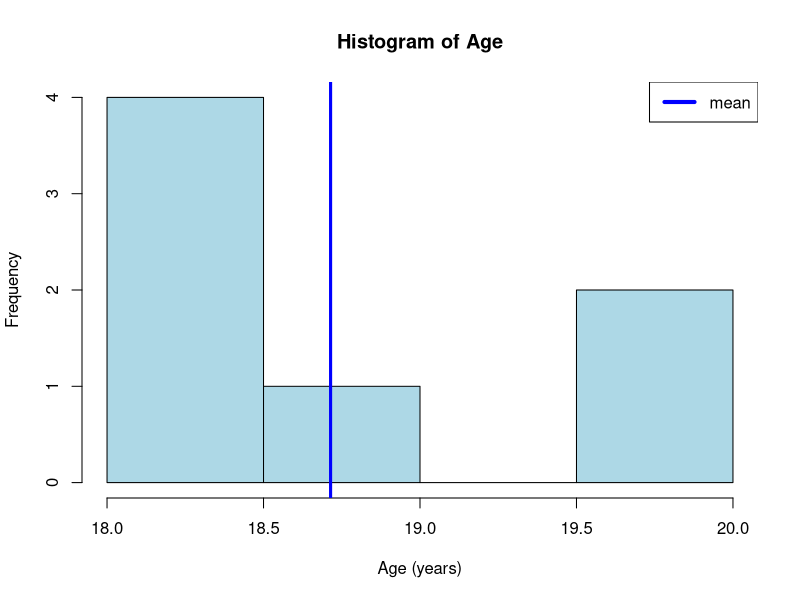
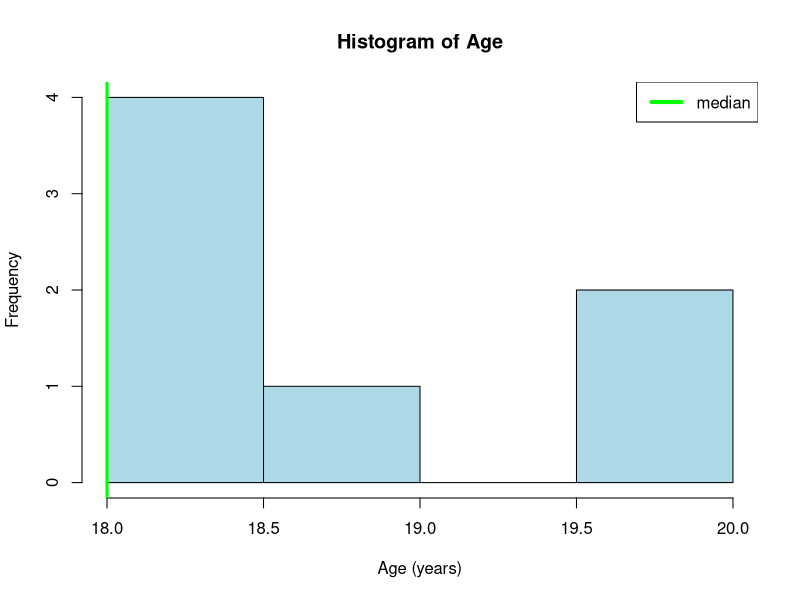
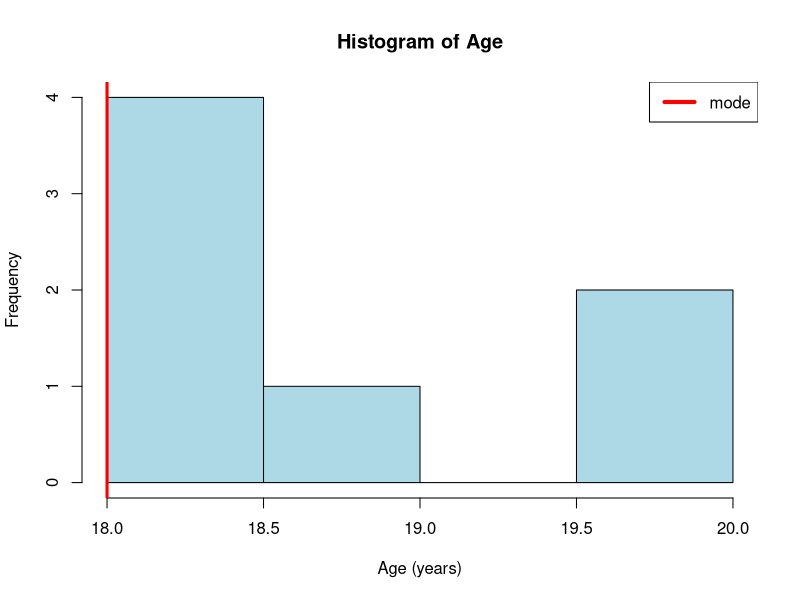
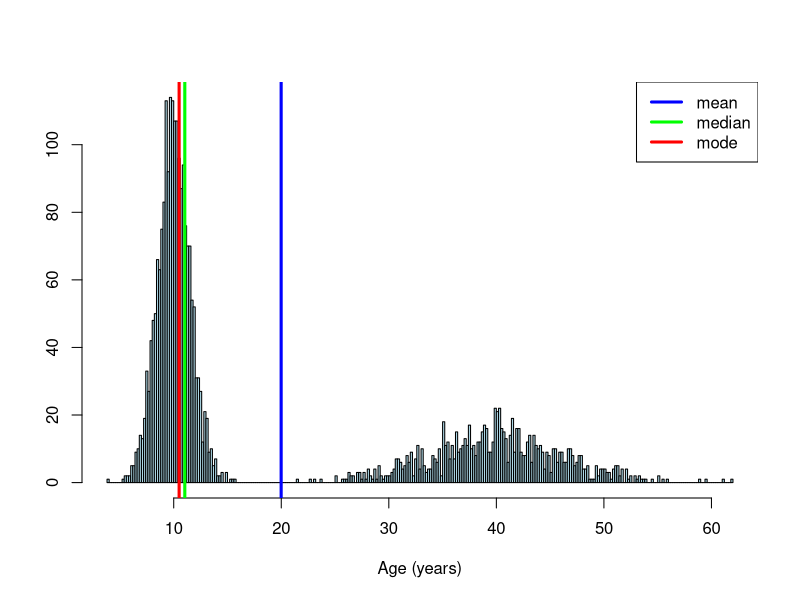
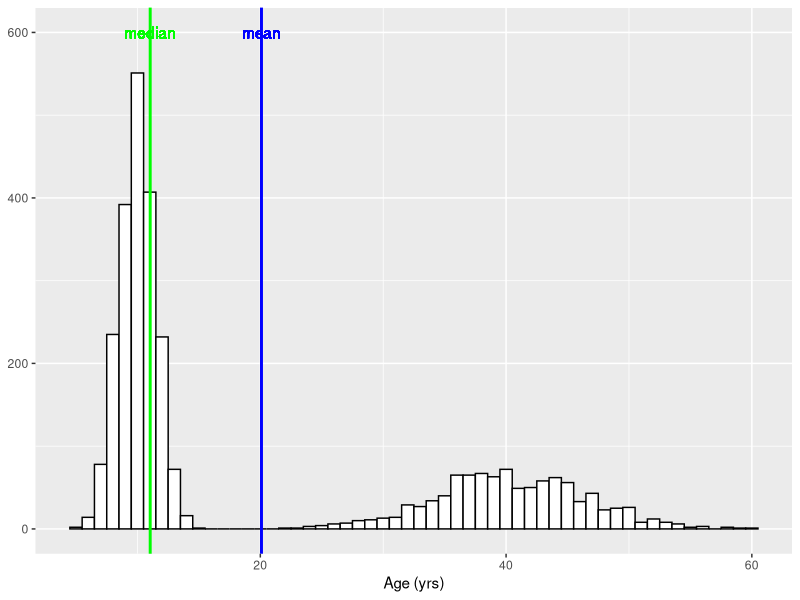
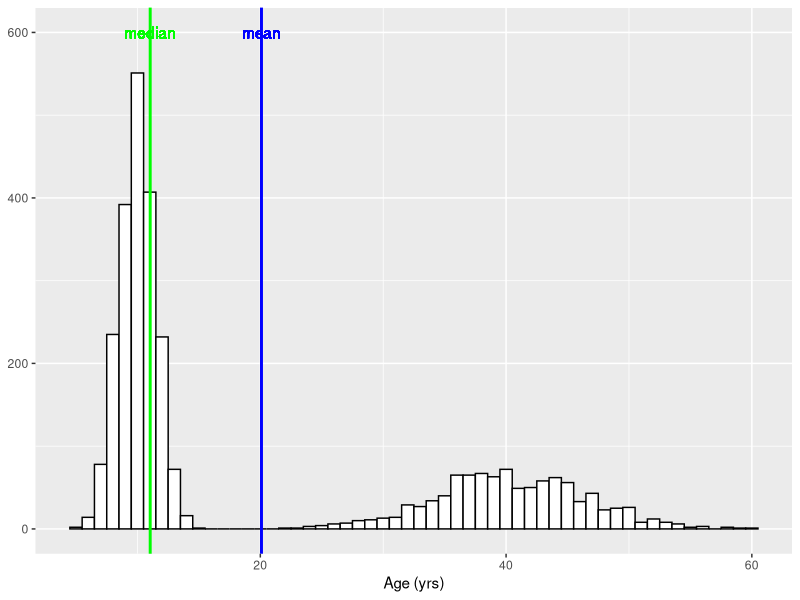

Write the R code that produced these figures, in order.
## ---- chunk 1
knitr::opts_chunk$set(echo = TRUE)
## ---- chunk 2
Age=c(20, 18,19, 18,18,18,20) # List of 7 numbers
## Cacluate the mean in the long form
(20+18+19+18+18+18+19+20)/7
## Cacluate the mean using the function mean
mean(Age) # The mean of the list

## ---- chunk 3
hist(Age,col="lightblue",xlab="Age (years)") # Histogram of the 7 numbers
abline(v=mean(Age),col="blue",lwd=3)# line indicating the mean
legend("topright",c("mean"),lwd=4,col=c("blue"))


## ---- chunk 4
Age=c(20,18,19, 18,56, 18,18,20) # List of 8 ages
## Cacluate the mean using the function mean
mean(Age) # The mean of the list

## ---- chunk 5
Age=c(20,18,19,18,18,18,20) # List of 7 numbers

median(Age)

## ---- chunk 6
hist(Age,col="lightblue",xlab="Age (years)") # Histogram of the 7 numbers
abline(v=median(Age),col="green",lwd=3)# line indicating the median
legend("topright",c("median"),lwd=4,col=c("green"))

## ---- chunk 7
Age=c(20,18,19,18,18,18,20) # List of 7 numbers
# Function to calculate mode
Mode <- function(x) {
  ux <- unique(x)
  ux[which.max(tabulate(match(x, ux)))]
}
Mode(Age)

## ---- chunk 8
hist(Age,col="lightblue",xlab="Age (years)") # Histogram of the 7 numbers
abline(v=Mode(Age),col="red",lwd=3)# line indicating the mode
legend("topright",c("mode"),lwd=4,col=c("red"))

## ---- chunk 9
#png("First_Moment.png", width = 4, height = 3, units = 'in', res = 200)
Age<-c(rnorm(2000,10,1.5),rnorm(1000,40,6))

hist(Age,col="lightblue",xlab="Age (years)",ylab=NULL,main=NULL,breaks=300,cex=0.5) # Histogram of the 7 numbers
abline(v=mean(Age),col="blue",lwd=3)# line indicating the mean
abline(v=median(Age),col="green",lwd=3)# line indicating the mean
abline(v=Mode(Age),col="red",lwd=3)# line indicating the mean
legend("topright",c("mean","median","mode"),lwd=c(3,3,3),lty=c(1,1,1),col=c("blue","green","red"))
#dev.off()
library(ggplot2)
Age<-c(rnorm(2000,10,1.5),rnorm(1000,40,6))

df <- data.frame(Age)
ggplot(df, aes(x=Age)) +  geom_histogram(color="black", fill="white",binwidth = 1)+xlab("Age (yrs)")+ylab(NULL)+ theme(plot.title = element_text(hjust=1.0))+geom_vline(xintercept=mean(Age),col="blue",size=1,labels="mean")+
  geom_text(aes(x=mean(Age), label="mean", y=600), colour="blue",  text=element_text(size=11))+
geom_vline(xintercept=median(Age),col="green",size=1)+
  geom_text(aes(x=median(Age), label="median", y=600), colour="green",  text=element_text(size=11))
ggsave("middle.png",dpi=300, width = 4, height = 2.5)
